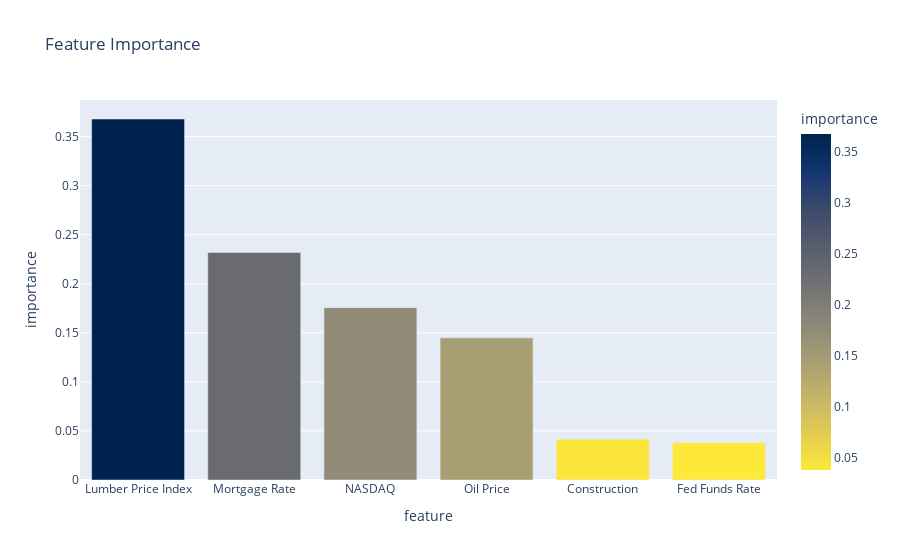

Notebook code cell kept with this figure:
### Code cell
# use plotly to create a bar chart of the feature importance
fig = px.bar(feature_importance_df, x=feature_importance_df.index, y="importance", title="Feature Importance", color="importance", color_continuous_scale=px.colors.sequential.Cividis_r)
# save the graph
fig.write_image("images/feature_importance_streamlined.png")
fig.show()

### Figure 1 — Plotly figure (JSON) as saved in the notebook; plotly's stock layout.template omitted (floating-point values rounded to 4 significant figures)
{"data": [{"alignmentgroup": "True", "hovertemplate": "feature=%{x}<br>importance=%{marker.color}<extra></extra>", "legendgroup": "", "marker": {"color": [0.368, 0.2319, 0.1757, 0.1449, 0.04158, 0.03798], "coloraxis": "coloraxis", "pattern": {"shape": ""}}, "name": "", "offsetgroup": "", "orientation": "v", "showlegend": false, "textposition": "auto", "type": "bar", "x": ["Lumber Price Index", "Mortgage Rate", "NASDAQ", "Oil Price", "Construction", "Fed Funds Rate"], "xaxis": "x", "y": [0.368, 0.2319, 0.1757, 0.1449, 0.04158, 0.03798], "yaxis": "y"}], "layout": {"barmode": "relative", "coloraxis": {"colorbar": {"title": {"text": "importance"}}, "colorscale": [[0, "#fee838"], [0.1111, "#e1cc55"], [0.2222, "#c3b369"], [0.3333, "#a59c74"], [0.4444, "#8a8678"], [0.5556, "#707173"], [0.6667, "#575d6d"], [0.7778, "#3b496c"], [0.8889, "#123570"], [1, "#00224e"]]}, "legend": {"tracegroupgap": 0}, "title": {"text": "Feature Importance"}, "xaxis": {"anchor": "y", "domain": [0, 1], "title": {"text": "feature"}}, "yaxis": {"anchor": "x", "domain": [0, 1], "title": {"text": "importance"}}}}
